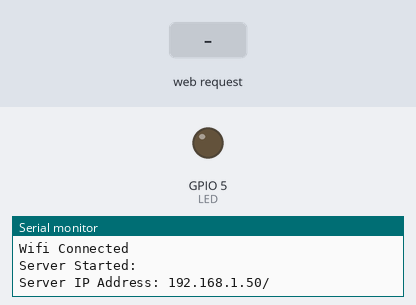
Simulated run of this sketch. Board: ESP8266 (NodeMCU). Shown: output pins drawn as LEDs (lit = HIGH), the last lines printed to the serial monitor. The inputs (shaded band) are chosen by the test bench. WiFi joins after 1.5 s; servers stay silent unless stated.

Above: at 2.7 s.
2.8 s: HTTP request GET /LED=ON received
At 3.8 s:
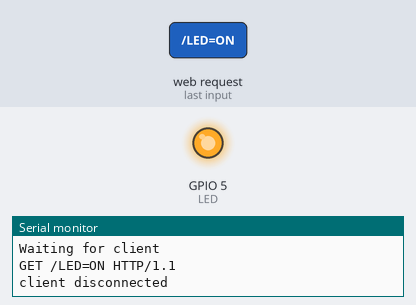
4.3 s: HTTP request GET /LED=OFF received
At 4.9 s:
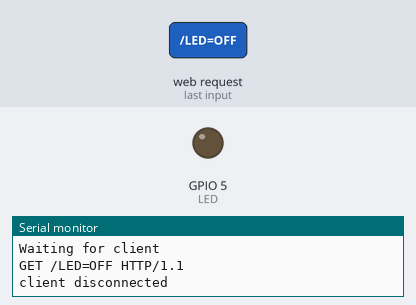
Timing chart, 0 to 7.3 s (numbered marks = the images above; inputs shaded):
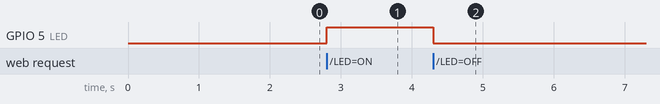

Measured:
- after the input at 2.8 s, GPIO 5 (LED): LOW → HIGH at once
- after the input at 4.3 s, GPIO 5 (LED): HIGH → LOW at once

The sketch:

WebserverControlLED.ino
```cpp
//Include ESP8266 Wifi libray into the project
#include <ESP8266WiFi.h>

//My network credentials
const char* ssid = "CANALBOX-BA81";
const char* password = "8955819532";

//Set Digital pin for the LED
int LED = 5; //GPIO 5 meaning D1 pins

//Set webserver port to 80, it is the default port
WiFiServer server(80);

void setup() {
  Serial.begin(115200);
  pinMode(LED, OUTPUT);
  digitalWrite(LED, LOW);
  Serial.println("Connecting to Wifi:");
  WiFi.begin(ssid, password);

  while(WiFi.status() != WL_CONNECTED){
    delay(500);
    Serial.println(".");
  }

  Serial.println("Wifi Connected");
  server.begin(); //Starts the server
  Serial.println("Server Started:");
  Serial.print("Server IP Address: ");
  Serial.print(WiFi.localIP());
  Serial.println("/");

}

void loop() {

  WiFiClient client = server.available();
  if(!client){
    return;
  }

  //Waiting for client to connect to server
  Serial.println("Waiting for client");
  if(!client.available()){
    delay(1);
  }

  String request = client.readStringUntil('\r');
  Serial.println(request);
  client.flush();

  int value = LOW;
  if(request.indexOf("/LED=ON") != -1){
    digitalWrite(LED, HIGH); //Turn on LED

    value = HIGH;

  }

  if(request.indexOf("/LED=OFF") != -1){
    digitalWrite(LED, LOW);

    value = LOW;
  }

  /*----------HTML PAGE CODE ---------- */

  client.println("HTTP/1.1 200 ok");
  client.println("Content-Type: text/html");
  client.println("");
  client.println("<!DOCTYPE HTML>");
  client.println("<html>");
    client.println("<center>");
    client.println("<h2>Menya IOT LED Control</h2>");

    client.println("<br><br>");

    client.println("<a href=\"/LED=ON\"><button><h2>ON</h2></button></a>");
    client.println("<a href=\"/LED=OFF\"\"><button><h2>OFF</h2></button></a><br />");

    if(value == HIGH){
      client.print("<h2>LED ON</h2>");
    }else{
      client.print("<h2>LED OFF</h2>");
    }

    client.println("</center>");
  client.println("</html>");

  delay(1);
  Serial.println("client disconnected");
  Serial.println("");
}
```
